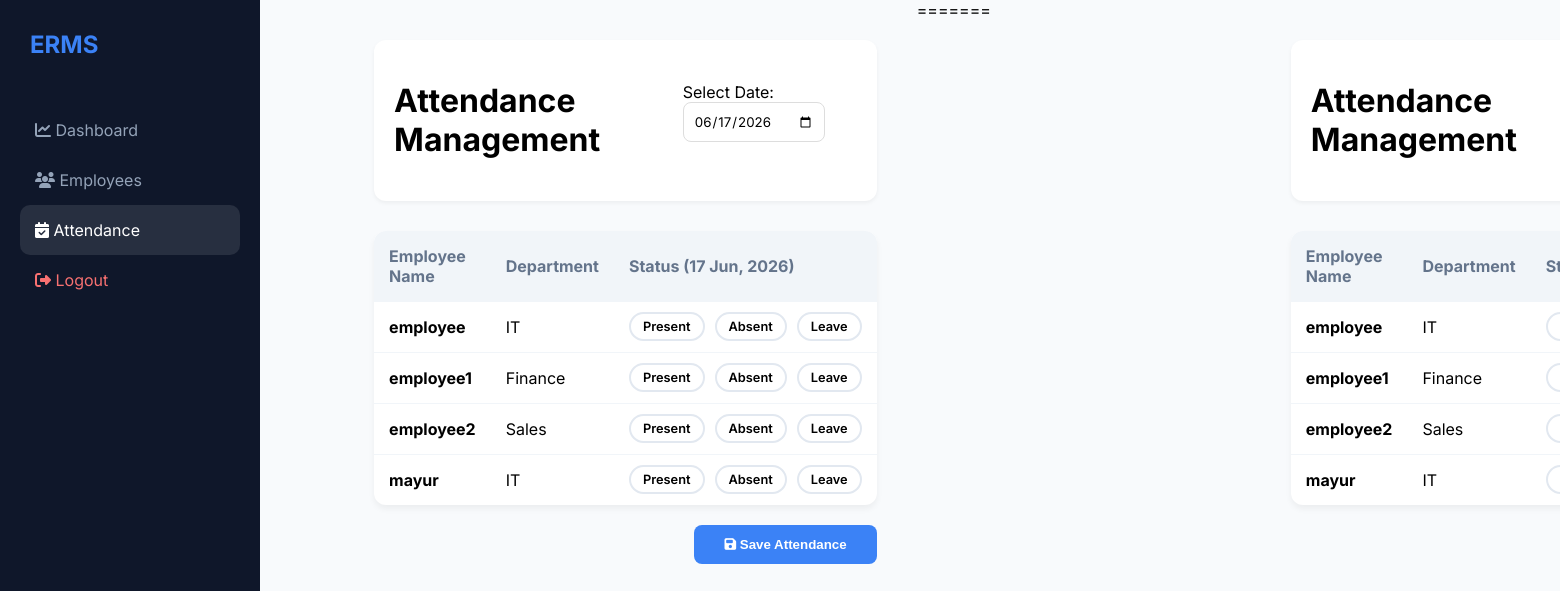
/manage_attendance.php (signed in), run on the app's committed database.
### tables this page shows
CREATE TABLE `employees` (
  `emp_id` int(11) NOT NULL,
  `name` varchar(100) NOT NULL,
  `email` varchar(100) NOT NULL,
  `phone` varchar(20) DEFAULT NULL,
  `department` varchar(50) DEFAULT NULL,
  `designation` varchar(50) DEFAULT NULL,
  `salary` decimal(10,2) DEFAULT NULL,
  `joining_date` date DEFAULT NULL,
  `status` enum('Active','Inactive') DEFAULT 'Active'
);

### manage_attendance.php (the view, shortened to what this page needs)
<?php
$conn = new mysqli("localhost", "root", "", "employee_mgmt");
$selected_date = isset($_GET['date']) ? $_GET['date'] : date('Y-m-d');
$query = "SELECT e.emp_id, e.name, e.department, a.status
          FROM employees e
          LEFT JOIN attendance a ON e.emp_id = a.emp_id AND a.attendance_date = '$selected_date'
          ORDER BY e.name ASC";
$employees = $conn->query($query);
?>
<!DOCTYPE html>
<html lang="en">
<head>
    <link rel="stylesheet" href="https://cdnjs.cloudflare.com/ajax/libs/font-awesome/6.4.0/css/all.min.css">
</head>
<body>
<div class="sidebar">
    <div style="padding:30px; font-weight:700; color:var(--accent); font-size:1.5rem;">ERMS</div>
    <ul style="list-style:none; padding:0 20px;">
        <li><a href="dashboard.php" style="color:#94a3b8; text-decoration:none; display:block; padding:15px;"><i class="fas fa-chart-line"></i> Dashboard</a></li>
        <li><a href="manage_employees.php" style="color:#94a3b8; text-decoration:none; display:block; padding:15px;"><i class="fas fa-users"></i> Employees</a></li>
        <li style="background:rgba(255,255,255,0.1); border-radius:10px;"><a href="manage_attendance.php" style="color:white; text-decoration:none; display:block; padding:15px;"><i class="fas fa-calendar-check"></i> Attendance</a></li>
        <li><a href="logout.php" style="color:#f87171; text-decoration:none; display:block; padding:15px;"><i class="fas fa-sign-out-alt"></i> Logout</a></li>
    </ul>
</div>
<div class="main-content">
    <div class="control-panel">
        <h1>Attendance Management</h1>
        <form method="GET" id="dateForm">
            <label>Select Date: </label>
            <input type="date" name="date" class="date-picker" value="<?php echo $selected_date; ?>" onchange="document.getElementById('dateForm').submit()">
        </form>
    </div>
    <form action="process_attendance.php" method="POST">
        <table>
            <thead>
                <tr>
                    <th>Employee Name</th>
                    <th>Department</th>
                    <th>Status (<?php echo date('d M, Y', strtotime($selected_date)); ?>)</th>
                </tr>
            </thead>
            <tbody>
                <?php while($row = $employees->fetch_assoc()): ?>
                <tr>
                    <td><strong><?php echo $row['name']; ?></strong></td>
                    <td><?php echo $row['department']; ?></td>
                    <td>
                        <div class="status-group">
                            <label>
                                <span class="status-btn">Present</span>
                            </label>
                            <label>
                                <span class="status-btn">Absent</span>
                            </label>
                            <label>
                                <span class="status-btn">Leave</span>
                            </label>
                        </div>
                    </td>
                </tr>
                <?php endwhile; ?>
            </tbody>
        </table>
        <button type="submit" name="submit_attendance" class="save-btn"><i class="fas fa-save"></i> Save Attendance</button>
    </form>
</div>
</body>
<?php
$conn = new mysqli("localhost", "root", "", "employee_mgmt");
$selected_date = isset($_GET['date']) ? $_GET['date'] : date('Y-m-d');
$query = "SELECT e.emp_id, e.name, e.department, a.status
          FROM employees e
          LEFT JOIN attendance a ON e.emp_id = a.emp_id AND a.attendance_date = '$selected_date'
          ORDER BY e.name ASC";
$employees = $conn->query($query);
?>
<!DOCTYPE html>
<html lang="en">
<head>
    <link rel="stylesheet" href="https://cdnjs.cloudflare.com/ajax/libs/font-awesome/6.4.0/css/all.min.css">
</head>
<body>
<div class="sidebar">
    <div style="padding:30px; font-weight:700; color:var(--accent); font-size:1.5rem;">ERMS</div>
    <ul style="list-style:none; padding:0 20px;">
        <li><a href="dashboard.php" style="color:#94a3b8; text-decoration:none; display:block; padding:15px;"><i class="fas fa-chart-line"></i> Dashboard</a></li>
        <li><a href="manage_employees.php" style="color:#94a3b8; text-decoration:none; display:block; padding:15px;"><i class="fas fa-users"></i> Employees</a></li>
        <li style="background:rgba(255,255,255,0.1); border-radius:10px;"><a href="manage_attendance.php" style="color:white; text-decoration:none; display:block; padding:15px;"><i class="fas fa-calendar-check"></i> Attendance</a></li>
        <li><a href="logout.php" style="color:#f87171; text-decoration:none; display:block; padding:15px;"><i class="fas fa-sign-out-alt"></i> Logout</a></li>
    </ul>
</div>
<div class="main-content">
    <div class="control-panel">
        <h1>Attendance Management</h1>
    </div>
    <form action="process_attendance.php" method="POST">
        <table>
            <thead>
                <tr>
                    <th>Employee Name</th>
                    <th>Department</th>
                    <th>Status (<?php echo date('d M, Y', strtotime($selected_date)); ?>)</th>
                </tr>
            </thead>
            <tbody>
                <?php while($row = $employees->fetch_assoc()): ?>
                <tr>
                    <td><strong><?php echo $row['name']; ?></strong></td>
                    <td><?php echo $row['department']; ?></td>
                    <td>
                        <div class="status-group">
                            <label>
                                <span class="status-btn">Present</span>
                            </label>
                        </div>
                    </td>
                </tr>
                <?php endwhile; ?>
            </tbody>
        </table>
    </form>
</div>
</body>
</html>

### manage_attendance.php (style rules this page uses)
:root { --primary: #0f172a; --accent: #3b82f6; --bg: #f8fafc; }
body { font-family: 'Inter', sans-serif; background: var(--bg); margin: 0; display: flex; }
.sidebar { width: 260px; height: 100vh; background: var(--primary); color: white; position: fixed; }
.main-content { margin-left: 260px; width: calc(100% - 260px); padding: 40px; }
.control-panel { background: white; padding: 20px; border-radius: 12px; display: flex; justify-content: space-between; align-items: center; margin-bottom: 30px; box-shadow: 0 2px 4px rgba(0,0,0,0.05); }
.date-picker { padding: 10px; border: 1px solid #ddd; border-radius: 8px; font-family: inherit; }
table { width: 100%; background: white; border-collapse: collapse; border-radius: 12px; overflow: hidden; box-shadow: 0 4px 6px rgba(0,0,0,0.05); }
th { background: #f1f5f9; padding: 15px; text-align: left; color: #64748b; }
td { padding: 15px; border-top: 1px solid #f1f5f9; }
.status-group { display: flex; gap: 10px; }
.status-btn { padding: 5px 12px; border-radius: 20px; font-size: 0.8rem; font-weight: 600; cursor: pointer; border: 2px solid #e2e8f0; transition: 0.3s; }
.save-btn { background: var(--accent); color: white; padding: 12px 30px; border: none; border-radius: 8px; cursor: pointer; font-weight: 600; float: right; margin-top: 20px; }

### data on the page
employees: name "employee", department "IT"
employees: name "employee1", department "Finance"
employees: name "employee2", department "Sales"
employees: name "mayur", department "IT"

### other printed values
date('d M, Y', strtotime($selected_date)) "17 Jun, 2026"
